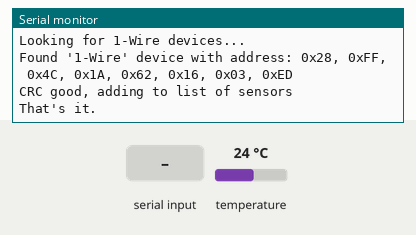
This sketch was run on a simulated Arduino Uno, built with avr-gcc and run on an emulated ATmega328P. Shown: the last lines printed to the serial monitor. Inputs (shaded band) come from the test bench; at power-on: temperature 24 °C.

Above: at 1.3 s.
1.4 s: "l\n" received over Serial
At 2.6 s:
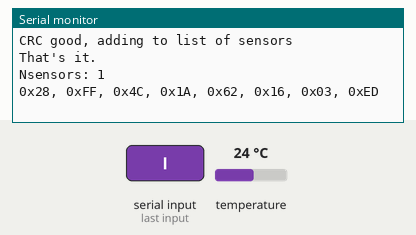
2.9 s: byte 114 ('r') received over Serial
At 3.5 s:
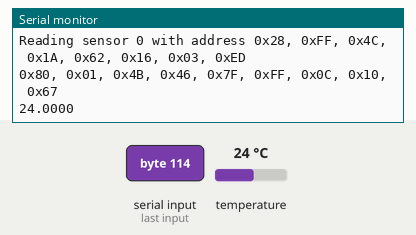
4.4 s: byte 49 ('1') received over Serial
At 5.6 s:
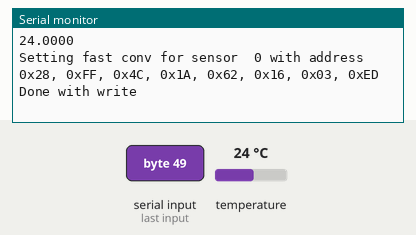
5.9 s: byte 50 ('2') received over Serial
At 6.7 s:
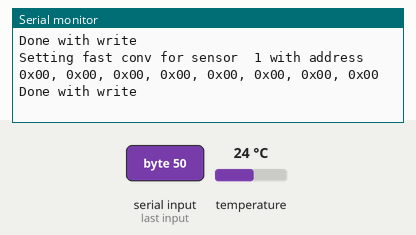
7.4 s: byte 33 ('!') received over Serial
At 7.9 s:
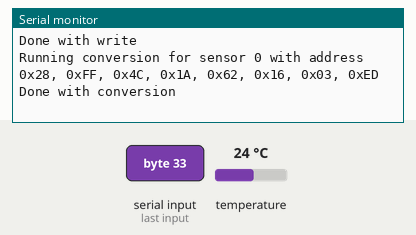
8.9 s: byte 64 ('@') received over Serial
At 10.2 s:
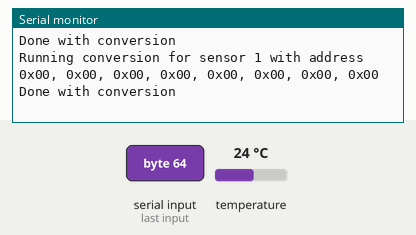

The sketch:

temperature_reader.ino
```cpp
// This sketch looks for 1-wire devices and
// prints their addresses (serial number) to
// the UART, in a format that is useful in Arduino sketches
// Tutorial:
// http://www.hacktronics.com/Tutorials/arduino-1-wire-address-finder.html

#include <OneWire.h>

#define MAX_SENSORS 12

OneWire  ds(3);  // Connect your 1-wire device to pin 3
byte sensors[MAX_SENSORS][8];
byte nsensors = 0;

void setup(void) {
  Serial.begin(9600);
  discoverOneWireDevices();
}


void discoverOneWireDevices(void) {
  byte i;
  byte addr[8];
  nsensors = 0;

  Serial.print("Looking for 1-Wire devices...\n\r");
  while(ds.search(addr)) {
    Serial.print("Found \'1-Wire\' device with address: ");
    for( i = 0; i < 8; i++) {
      Serial.print("0x");
      if (addr[i] < 16) {
        Serial.print('0');
      }
      Serial.print(addr[i], HEX);
      if (i < 7) {
        Serial.print(", ");
      }
    }
    Serial.print("\n");
    if ( OneWire::crc8( addr, 7) == addr[7]) {
      if ( nsensors < MAX_SENSORS ) {
        Serial.print("CRC good, adding to list of sensors\n");
        for ( i = 0; i < 8; i++) {
                sensors[nsensors][i] = addr[i];
            }
        nsensors++;
      }
      else {
        Serial.print("CRC good, but sensor list full\n");
      }
    }
    else {
      Serial.print("CRC is not valid!\n");
      return;
    }
  }
  Serial.print("\nThat's it.\n");
  ds.reset_search();
  return;
}

void printDevices(void) {
  byte i,j;
  Serial.print("Nsensors: ");
  Serial.print(nsensors,DEC);
  Serial.print("\n");
  for (j=0; j<nsensors;j++) {
    for( i = 0; i < 8; i++) {
      Serial.print("0x");
      if (sensors[j][i] < 16) {
        Serial.print('0');
      }
      Serial.print(sensors[j][i], HEX);
      if (i < 7) {
        Serial.print(", ");
      }
    }
    Serial.print("\n");
  }
}

void readDevices(void) {
  byte i,j;

  for (i=0; i<nsensors; i++) {
    Serial.print("Reading sensor ");
    Serial.print(i,DEC);
    Serial.print(" with address ");
    for( j = 0; j < 8; j++) {
      Serial.print("0x");
      if (sensors[i][j] < 16) {
        Serial.print('0');
      }
      Serial.print(sensors[i][j], HEX);
      if (j < 7) {
        Serial.print(", ");
      }
    }
    Serial.print("\n");
    ds.reset();
    ds.select(sensors[i]);
    ds.write(0xBE);

    byte alldata[9];
    for ( j = 0; j < 9; j++)
    {           // we need 9 bytes
      byte data;
      data = ds.read();
      alldata[j] = data;
      Serial.print("0x");
      if (data < 16) {
        Serial.print('0');
      }
      Serial.print(data, HEX);
      if (j < 8) {
        Serial.print(", ");
      }
    }
    Serial.print("\n");
    unsigned int unstemp;
    unstemp = alldata[1];
    unstemp <<= 8;
    unstemp += alldata[0];
    float temp;
    temp = unstemp;
    temp = temp / 16.;
    Serial.print(temp,4);
    Serial.print("\n");
  }
}

void setConfigFast(byte i) {
  byte j;
  Serial.print("Setting fast conv for sensor  ");
  Serial.print(i,DEC);
  Serial.print(" with address ");
  for( j = 0; j < 8; j++) {
    Serial.print("0x");
    if (sensors[i][j] < 16) {
      Serial.print('0');
    }
    Serial.print(sensors[i][j], HEX);
    if (j < 7) {
      Serial.print(", ");
    }
  }
  Serial.print("\n");

  ds.reset();
  ds.select(sensors[i]);
  ds.write(0x4E);
  ds.write(0x4B);
  ds.write(0x46);
  ds.write(0x1F);
  Serial.print("Done with write\n");
}

void setConfigFastAll(void) {
  byte j;
  Serial.print("Setting fast conv for all ");
  Serial.print("\n");

  ds.reset();
  ds.write(0xCC);
  ds.write(0x4E);
  ds.write(0x4B);
  ds.write(0x46);
  ds.write(0x1F);
  Serial.print("Done with write\n");
}

void convertSensor(byte i) {
  byte j;
  Serial.print("Running conversion for sensor ");
  Serial.print(i,DEC);
  Serial.print(" with address ");
  for( j = 0; j < 8; j++) {
    Serial.print("0x");
    if (sensors[i][j] < 16) {
      Serial.print('0');
    }
    Serial.print(sensors[i][j], HEX);
    if (j < 7) {
      Serial.print(", ");
    }
  }
  Serial.print("\n");

  ds.reset();
  ds.select(sensors[i]);
  ds.write(0x44);
  byte data;
  data = ds.read();
  while (data == 0) {
    Serial.print('*');
    data = ds.read();
  }
  Serial.print("\nDone with conversion\n");
}

void convertAll(void) {
  byte j;
  Serial.print("Running conversion for all sensors ");
  Serial.print("\n");

  ds.reset();
  ds.write(0xCC);
  ds.write(0x44);
  byte data;
  data = ds.read();
  while (data == 0) {
    Serial.print('*');
    data = ds.read();
  }
  Serial.print("\nDone with conversion\n");
}

void discoverOneWireDevicesSilent(void) {
  byte i;
  byte addr[8];
  nsensors = 0;

  while(ds.search(addr)) {
    if ( OneWire::crc8( addr, 7) == addr[7]) {
      if ( nsensors < MAX_SENSORS ) {
        for ( i = 0; i < 8; i++) {
                sensors[nsensors][i] = addr[i];
            }
        nsensors++;
      }
    }
  }
  ds.reset_search();
  return;
}

void setConfigFastAllSilent(void) {
  ds.reset();
  ds.write(0xCC);
  ds.write(0x4E);
  ds.write(0x4B);
  ds.write(0x46);
  ds.write(0x1F);
}


void convertAllSilent(void) {
  ds.reset();
  ds.write(0xCC);
  ds.write(0x44);
  byte data;
  data = ds.read();
  while (data == 0) {
    data = ds.read();
  }
}


void readAllBinary(void) {
  byte i,j;

  for (i=0; i<nsensors; i++) {
    //send sensor address
    for( j = 0; j < 8; j++) {
      Serial.write(sensors[i][j]);
    }

    //read the sensor at that address
    ds.reset();
    ds.select(sensors[i]);
    ds.write(0xBE);

    for ( j = 0; j < 9; j++)
    {
      Serial.write(ds.read());
    }
  }
}

void fastReadAllBinary(void) {
  discoverOneWireDevicesSilent();
  setConfigFastAllSilent();
  convertAllSilent();
  readAllBinary();
}

void loop(void) {
  byte ch;
  if (Serial.available() > 0) {
    ch = Serial.read();
    if (ch == 's') discoverOneWireDevices();
    if (ch == 'l') printDevices();
    if (ch == 'r') readDevices();
    if (ch == '1') setConfigFast(0);
    if (ch == '2') setConfigFast(1);
    if (ch == '!') convertSensor(0);
    if (ch == '@') convertSensor(1);
    if (ch == 'a') convertAll();
    if (ch == 'q') setConfigFastAll();
    if (ch == 'b') fastReadAllBinary();
  }
}
```

Measured:
- after the input at 1.4 s, the serial monitor: prints a new line at once (image 1)
- after the input at 2.9 s, the serial monitor: prints a new line at once (image 2)
- after the input at 4.4 s, the serial monitor: prints a new line at once (image 3)
- after the input at 5.9 s, the serial monitor: prints a new line at once (image 4)
- after the input at 7.4 s, the serial monitor: prints a new line at once (image 5)
- after the input at 8.9 s, the serial monitor: prints a new line at once (image 6)
